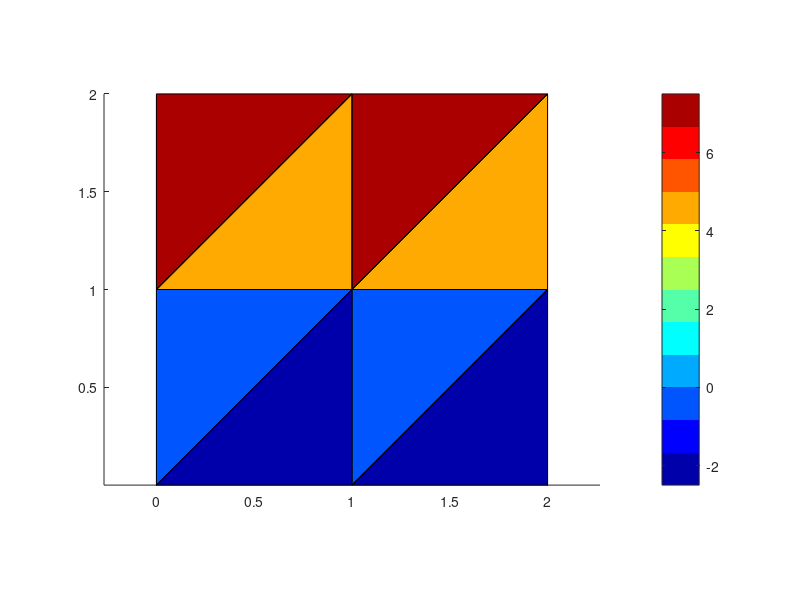

The MATLAB script that drew this image:
% Dimenze ulohu (1 stupen volnosti: T, 3 uzly na prvku):
ndof=1   
puzlu=3   

% ZADANI - material:
lambda=5.0
t=1

% ZADANI - geometrie:
uzly=[
0 0 ;
1 0 ;
2 0 ;
0 1 ;
1 1 ;
2 1 ;
0 2 ;
1 2 ;
2 2 ];
prvky=[
1 5 4 ;
1 2 5 ;
2 6 5 ;
2 3 6 ;
4 8 7 ;
4 5 8 ;
5 9 8 ;
5 6 9 ];
nuzlu=size(uzly,1)
nprvku=size(prvky,1)

% ZADANI - podpory (uzel,smer,velikost):
podpory=[
1 1 -5 ;
2 1 -5 ;
3 1 -5 ;
7 1 10 ;
8 1 10 ;
9 1 10 ];
npodpor=size(podpory,1)

% ZADANI - sily (uzel,smer,velikost):
sily=[
3 1 0 ;
4 1 0 ];
nsil=size(sily,1);

% VYPOCET: --------------------------------

% Vypocet kodovych cisel:
kcis=zeros(nprvku,ndof*puzlu);
for i=1:nprvku
  for j=1:puzlu
    for k=1:ndof
      kcis(i, ((j-1)*ndof+k))=(prvky(i,j)-1)*ndof+k ;
    end
  end
end

% Vypis kodovych cisel
kcis;

% Nulovani matic a vektoru:
velikost = nuzlu*ndof;
K = zeros(velikost);
u = zeros(velikost,1);
F = zeros(velikost,1);


% Sestaveni a lokalizace matic tuhosti:
for i=1:nprvku
  % Matice tuhosti:
  x= zeros(3,1);
  y= zeros(3,1);
  
  for j=1:puzlu
      x(j) = uzly(prvky(i,j), 1);
      y(j) = uzly(prvky(i,j), 2);
  end
  
  S=[ x(1) y(1) 1 ;          
      x(2) y(2) 1 ;
      x(3) y(3) 1 ];
  
  B=[1 0 0 ;
     0 1 0 ];
  
  D= -lambda*[
  1 0 ;
  0 1 ];
  
  Si=inv(S);
  
  % Plocha prvku
  A = 0.5*(x(1)*y(2)-x(2)*y(1)+x(2)*y(3)-x(3)*y(2)+x(3)*y(1)-x(1)*y(3));
  
   % kvuli kresleni:
  souradnice(:,:,i)=[x(1) y(1);x(2) y(2); x(3) y(3); x(1) y(1)];
    
  Ke=A*t*Si'*B'*D*B*Si;
     
  % Samotna lokalizace:
  for j=1:(puzlu*ndof)
    for k=1:(puzlu*ndof)
      K(kcis(i,j),kcis(i,k)) = K(kcis(i,j),kcis(i,k))+Ke(j,k);
    end
  end
end

% Zatizeni:
for i=1:nsil
	iuz=sily(i,1);
	ismer=sily(i,2);
	pos = (ndof*(iuz-1))+ismer;
    F(pos) = F(pos)+sily(i,3);
end

% Podpory:
for i=1:npodpor
	iuz=podpory(i,1);
	ismer=podpory(i,2);
	pos = (ndof*(iuz-1))+ismer;
    u(pos) = u(pos)+podpory(i,3);
    for j=1:velikost
        F(j) = F(j)-podpory(i,3)*K(j,pos);
        K(pos,j) = 0.0 ;
        K(j,pos) = 0.0 ;
    end
	K(pos,pos) = 1.0 ;
    if abs(podpory(i,3)) > 0 
        F(pos) = 1.0*podpory(i,3);
    end
end


% Kresleni:
hold on
for i=1:nprvku
  %plot(souradnice(:,1,i),souradnice(:,2,i),'--r')
end



% RESENI soustavy rovnic (vysledne teploty):
u=K\F

% Malovani barvicek podle teplot:
axis equal
maplen = 12 ; % pocet barev
colormap (jet (maplen)); % barevna mapa
for i=1:nprvku
  c(i) = 0 ;
  for j=1:puzlu % souradnice ve tvaru, co potrebuje "patch"
    xi(i,j) = uzly(prvky(i,j),1) ;
    yi(i,j) = uzly(prvky(i,j),2) ;
    c(i) = c(i) + u(kcis(i,j)) ;
  end
	c(i) = c(i)/puzlu; % prumerna hodnota na prvku
end
cmi = min(c) ; cma=max(c); % max. a min. hodnota
for i=1:nprvku
	c(i) = (((c(i)-cmi) / ((cma-cmi)))*maplen) ;
end
caxis([cmi cma]); % rozsah osy
colorbar; % teplomer
p = patch (xi', yi', "b"); % kresleni ploch
set (p, "cdatamapping", "direct", "facecolor", "flat", "cdata", c ); %vybarveni
